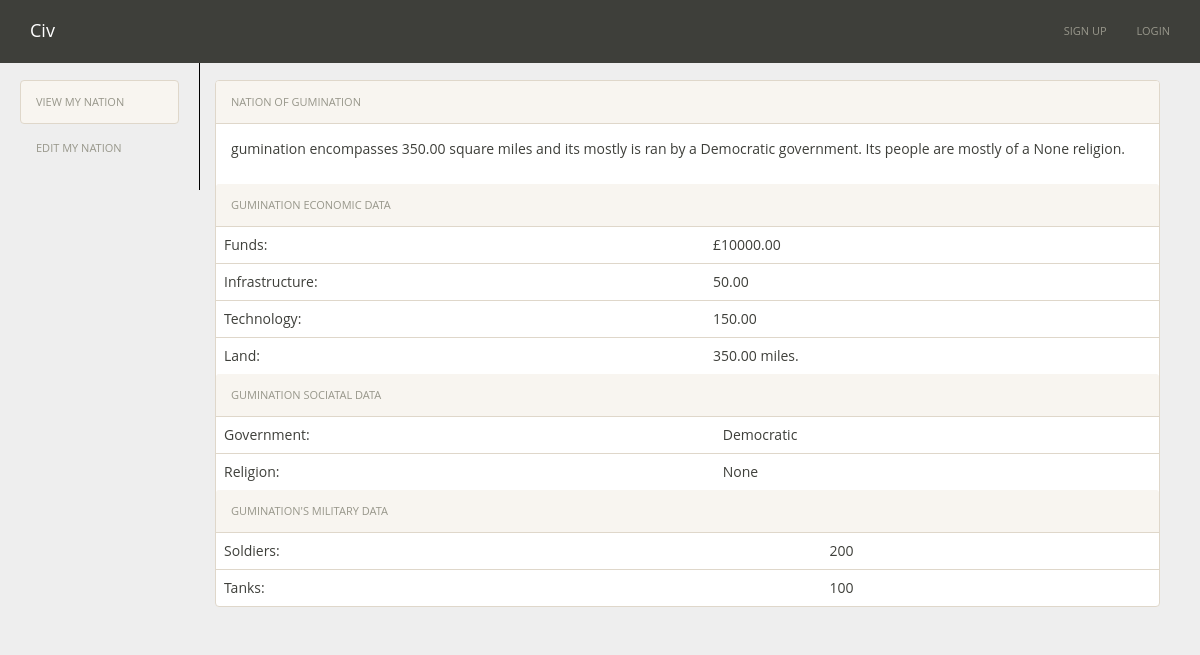
Before: /nation/7/ with the older database file.
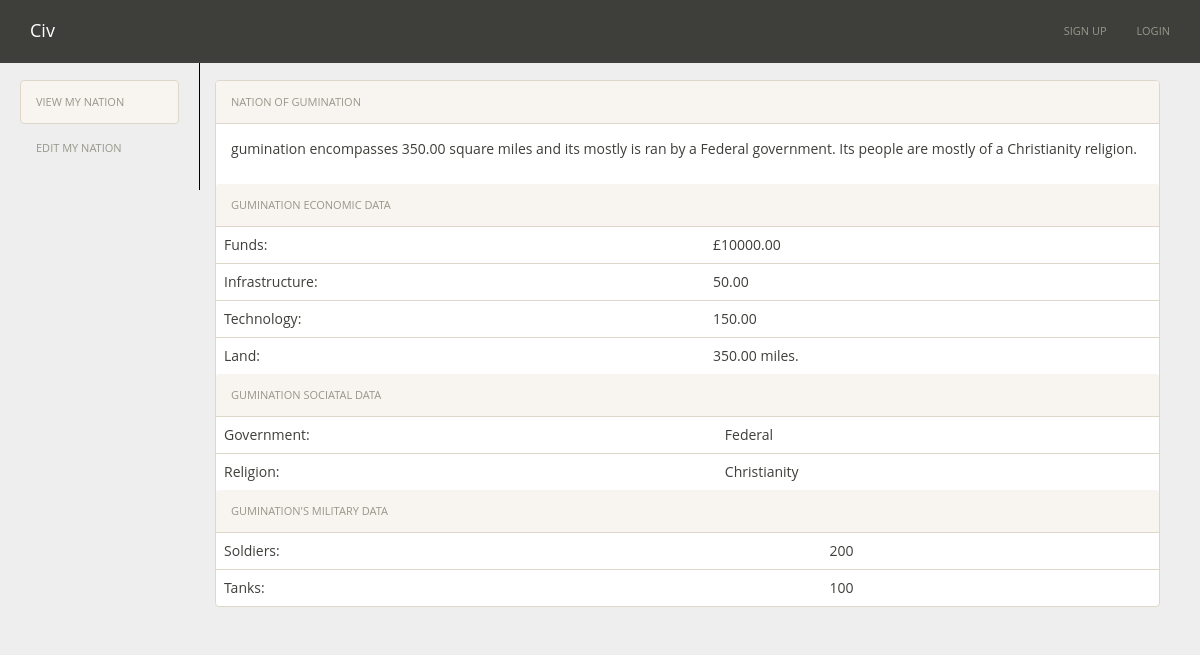
After: the same page with the newer database file.
### nations/models.py (models this page shows)
class Nation(models.Model):
    user = models.OneToOneField(User)
    nation_name = models.CharField(max_length=30)
    funds = models.DecimalField(default=10000.00, max_digits=19, decimal_places=2)
    government = models.CharField(max_length=30, default='Democratic')
    religion = models.CharField(max_length=30, default='None')
    infrastructure = models.DecimalField(default=1.00, max_digits=19, decimal_places=2)
    technology = models.DecimalField(default=1.00, max_digits=19, decimal_places=2)
    land = models.DecimalField(default=1.00, max_digits=19, decimal_places=2)
    resource1 = models.CharField(max_length=200)
    resource2 = models.CharField(max_length=200)
    soldiers = models.IntegerField(default=10)
    tanks = models.IntegerField(default=1)
    peaceful = models.BooleanField(default=False)

### nations/views.py (the view)
# urls.py: url(r'^nation/(?P<pk>\d+)/$', views.nationView.as_view(), name='nation'),
class nationView(DetailView):
    model = Nation

### nations/static/templates/nations/nation_detail.html
{% extends "base.html" %}
{% block content %}
<div class="container-fluid">
	<div class="row">
		<div class="col-sm-3 col-md-2 sidebar">
		  <ul class="nav nav-pills nav-stacked">
		    <li class="active"><a href="#">View My Nation <span class="sr-only">(current)</span></a></li>
		    <li><a href="/edit_nation/{{user.nation.id}}">Edit My Nation </a></li>
		  </ul>
		</div>
		<div class="col-sm-9 col-md-10 main">
			<div class="panel panel-default">
			    <div class="panel-heading">Nation of {{nation.nation_name}}</div>
			    <div class="panel-body">
			    	<p>{{nation.nation_name}} encompasses {{nation.land}} square miles and its mostly is ran by a {{nation.government}} government. Its people are mostly of a {{nation.religion}} religion.</p>
				</div>
				<div class="panel-heading">{{nation.nation_name}} economic data</div>
			    <table class="table">
			        <tbody>
			        	<tr>
			            	<td>Funds: </td>
			            	<td>£{{nation.funds}}</td>
			          	</tr>
			          	<tr>
			            	<td>Infrastructure: </td>
			            	<td>{{nation.infrastructure}}</td>
			          	</tr>
			          	<tr>
			            	<td>Technology: </td>
			            	<td>{{nation.technology}}</td>
			          	</tr>
			          	<tr>
			            	<td>Land: </td>
			            	<td>{{nation.land}} miles.</td>
			          	</tr>
			        </tbody>
				</table>
				<div class="panel-heading">{{nation.nation_name}} sociatal data</div>
				<table class="table">
					<tbody>
						<tr>
			            	<td>Government: </td>
			            	<td>{{nation.government}}</td>
						</tr>
						<tr>
							<td>Religion: </td>
							<td>{{nation.religion}}</td>
						</tr>
					</tbody>
				</table>
				<div class="panel-heading">{{nation.nation_name}}'s military data</div>
				<table class="table">
			        <tbody>
			        	<tr>
			            	<td>Soldiers: </td>
			            	<td>{{nation.soldiers}}</td>
			          	</tr>
			          	<tr>
			            	<td>Tanks: </td>
			            	<td>{{nation.tanks}}</td>
			          	</tr>
			        </tbody>
				</table>
			</div>
		</div>
	</div>
</div>
{% endblock %}

### nations/static/templates/base.html (shortened to what this page needs)
<!DOCTYPE html>
<html>
  <head>{% load staticfiles %}
    <link href="{% static 'css/sandstone.min.css' %}" rel="stylesheet" media="screen">
    <link href="{% static 'css/style.css' %}" rel="stylesheet" media="screen">
    <link href="https://gitcdn.github.io/bootstrap-toggle/2.0.0/css/bootstrap-toggle.min.css" rel="stylesheet">
  </head>
  <body>
    <nav class="navbar navbar-default navbar-fixed-top" role="navigation">
      <div class="container">
        <div class="navbar-header">
          <a class="navbar-brand" href="/">Civ</a>
        </div>
        <div id="navbar" class="collapse navbar-collapse">
          <ul class="nav navbar-nav navbar-right">
            {% if user.is_anonymous %}
              <li>
                <a href="/register/">Sign Up</a>
              </li>
              <li>
                <a href="{% url 'django.contrib.auth.views.login' %}">Login</a>
              </li>
            {% endif %}
          </ul>
        </div>
      </div>
    </nav>
	{% block content %}{% endblock %}
  </body>
</html>

### nations/static/css/style.css (style rules this page uses)
body { padding-top: 60px; background-color: #eee; }
body { font-family: 'Open Sans', sans-serif!important; }
.sidebar { padding: 20px; overflow-x: hidden; overflow-y: auto; border-right: 1px solid #000; }
.main { padding-top: 20px; padding-right: 40px; }
ul.nav.navbar-nav li a { line-height: 22px !important; }

Changed rows visible on the page:
changed Nation "gumination": government "Democratic" → "Federal"; religion "None" → "Christianity"
